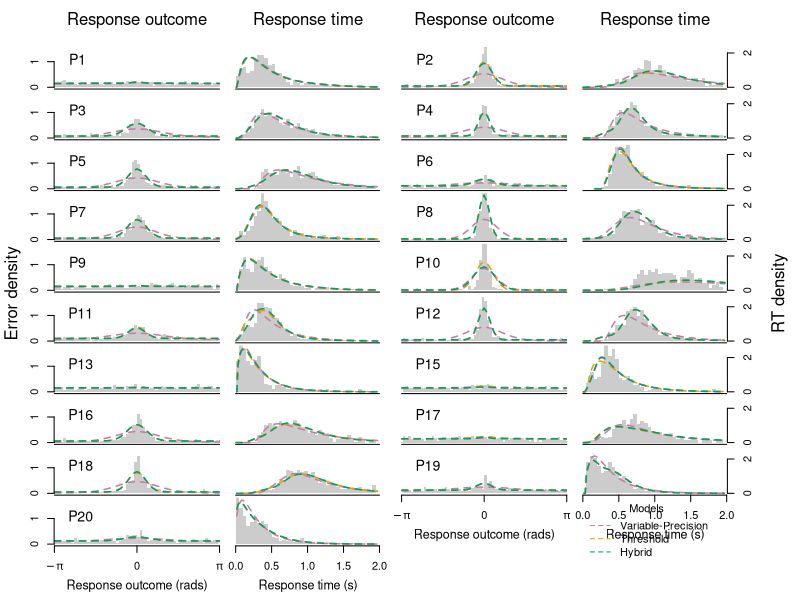

Recreate this plot in R.
## publicationfigure.R
##
## Procedures for generating publication-quality figures 
## from the marginal data and model fits
##
## Jason Zhou <jzhou AT unimelb DOT edu DOT au>

## Construct a figure based on the concatenated marginal 
## response proportions and response times from both the 
## empirical data and the circular diffusion predictions.
## This is a B.A.F = Big a** function
marginal.publication.figure <- function(data, empirical.data,
                                        filename="") {
  ## Opens a drawing device (either X11 for testing or a
  ## PDF for saving).
  if(filename == "") {
    X11() # Write to the screen
  } else {
    png(file=filename, width=8.3, height=10.7, units = "in", pointsize = 12, res = 300)
    #pdf(file=filename, width=8.3, height=10.7)
  }
  
  ## Use only the model predictions from the density data frame.
  data <- data[data$is_model, ]
  
  ## Overall charting parameters.
  NUM.BINS <- 50
  MODEL.LTY <- list(
    "Cont"=1,
    "Thresh"=2,
    "Hybrid"=3

  )
  
  MODEL.COL <- list(
    "Cont"="#CC79A7",
    "Thresh"="#E69F00",
    "Hybrid"="#009E73"
  )
  
  
  X.AXIS.CEX <- 1.0
  Y.AXIS.CEX <- 1.0
  
  
  ## Get the summary variables from the data.
  PARTICIPANTS <- unique(data$participant)
  NUM.PARTICIPANTS <- length(PARTICIPANTS)
  PARTICIPANTS.PER.ROW <- 2
  MODEL.TYPES <- unique(as.character(data$model_name))
  
  ## Compute variables required for chart layout.
  NUM.ROWS <- ceiling(NUM.PARTICIPANTS / PARTICIPANTS.PER.ROW)
  NUM.COLS <- PARTICIPANTS.PER.ROW * 2
  
  X.RESP.LOW <- -pi - 0.01
  X.RESP.HI <- pi + 0.01
  Y.RESP.LOW <- 0.0
  Y.RESP.HI <- max(data[data$is_theta, "prob"]) + 0.01
  
  X.RT.LOW <- 0.0
  X.RT.HI <- min(max(data[!data$is_theta, "value"]), 2.0) + 0.01
  Y.RT.LOW <- 0.0
  Y.RT.HI <- max(data[!data$is_theta, "prob"]) + 0.001
  
  ## Set up the global presentation parameters for the plot.
  par(mfrow=c(NUM.ROWS, NUM.COLS))
  par(mar=c(0.1, 0.1, 0.1, 0.1),
      oma=c(4, 4, 3, 4),
      xaxs="i")
  
  ## Iterate through each participant...
  for(p.idx in 1:NUM.PARTICIPANTS) {
    p <- PARTICIPANTS[p.idx]
    
    ## Get the participant's data.
    p.model <- data[(data$participant==p), ]
    p.rt.model <- p.model[(!p.model$is_theta) & (p.model$value > 0), ]
    p.resp.model <- p.model[(p.model$is_theta), ]
    p.data <- empirical.data[empirical.data$participant==p, ]
    
    #p.resp.hist <- hist(p.data$response_error, plot=FALSE)
    #p.rt.hist <- hist(p.data$response_RT, plot=FALSE)
    
    ## Plot marginal response proportion for participant.
    par(mar=c(0.1, 0.1, 0.1, 0.5))
    plot.new()
    plot.window(xlim=c(X.RESP.LOW, X.RESP.HI),
                ylim=c(Y.RESP.LOW, Y.RESP.HI))
    
    
    
    ## If this is the first row, indicate the column plot type.
    if(p %in% 1:PARTICIPANTS.PER.ROW) {
      mtext("Response outcome", side=3, line=1)
    }
    
    ## Compute and plot the empirical histograms for response error.
    resp.hist <- hist(p.data$response_error,
                      breaks=NUM.BINS,
                      plot=FALSE)
    for(b in 2:length(resp.hist$breaks)) {
      lo.break <- resp.hist$breaks[b-1]
      hi.break <- resp.hist$breaks[b]
      bar.height <- resp.hist$density[b-1]
      rect(lo.break, 0.0, hi.break, bar.height, border=NA, col="grey80")
    }
    
    ## Plot the predicted density of the models.
    for(model.type in MODEL.TYPES) {
      model.data <- p.resp.model[p.resp.model$model_name == model.type, ]
      points(model.data$value, model.data$prob, type="l", lwd = 1.5, 
             #lty=MODEL.LTY[[model.type]], 
             # I don't think the line types help differentiate models visually
             # I have them all dashed so thresh and hybrid are both visible
             lty=2,
             col=MODEL.COL[[model.type]])
    }
    
    ## Plot the participant number and data type
    mtext(paste0("P", p), side=3, cex=0.85, line=-2, adj=0.1)
    
    ## Plot the x axes (for the last two participants only)
    if(p %in% tail(PARTICIPANTS, n=PARTICIPANTS.PER.ROW)) {
      axis(side=1, at=c(-pi, 0, pi), labels=c(expression(-pi), "0", expression(pi)), 
           cex.axis=X.AXIS.CEX)
      mtext(paste("Response outcome (rads)"), side=1, cex=0.75, line=2.5)
    } else {
      axis(side=1, at=c(-pi, pi), lwd.ticks=0, labels=FALSE, cex.axis=0.75)
    }
    
    ## Plot the y axes (for the participants in the first col)
    if((p.idx %% PARTICIPANTS.PER.ROW) == 1) {
      axis(side=2, at=c(0, 1), cex.axis=Y.AXIS.CEX)
    }
    
    ## Plot marginal response time for participant.
    par(mar=c(0.1, 0.7, 0.1, 1.5))
    plot.new()
    plot.window(xlim=c(X.RT.LOW, X.RT.HI),
                ylim=c(Y.RT.LOW, Y.RT.HI))
    
    ## If this is the first row, indicate the column plot type.
    if(p %in% 1:PARTICIPANTS.PER.ROW) {
      mtext("Response time", side=3, line=1)
    }
    
    ## Compute and plot the empirical histograms for response time.
    p.data <- p.data[p.data$response_RT < 1.95,]
    
    rt.hist <- hist(p.data$response_RT, 
                    breaks=NUM.BINS,
                    plot=FALSE)
    for(b in 2:length(rt.hist$breaks)) {
      lo.break <- rt.hist$breaks[b-1]
      hi.break <- rt.hist$breaks[b]
      bar.height <- rt.hist$density[b-1]
      rect(lo.break, 0.0, hi.break, bar.height, border=NA, col="grey80")
    }
    
    ## Plot the predicted density of the models.
    p.rt.model <- p.rt.model[p.rt.model$value < 1.98,]
    
    for(model.type in MODEL.TYPES) {
      model.data <- p.rt.model[p.rt.model$model_name == model.type, ]
      points(model.data$value, model.data$prob, type="l" ,  lwd = 1.5,
             #lty=MODEL.LTY[[model.type]],
             lty=2,
             col=MODEL.COL[[model.type]])
    }
    
    ## Plot the participant number 
    ## mtext(paste0("P", p), side=3, cex=0.5, line=-2, adj=0.8)
    
    if(p %in% tail(PARTICIPANTS, n=PARTICIPANTS.PER.ROW)) {
      axis(side=1, cex.axis=X.AXIS.CEX)
      mtext(paste("Response time (s)"), side=1, cex=0.75, line=2.5)
    } else {
      axis(side=1, at=c(0, 2), lwd.ticks=0, labels=FALSE, cex.axis=0.75)
    }
    
    if((p.idx %% PARTICIPANTS.PER.ROW) == 0) {
      axis(side=4, at=c(0, 2), cex.axis=X.AXIS.CEX)
    }
  }
  
  #blank plots to fill in the space where I want the legend to go
  plot.new()
  plot.new()
  
  ## Put the outer margin axis labels.
  mtext("Error density", side=2, line=2,outer=TRUE, padj = -0.5)
  mtext("RT density", side=4, line=2, outer=TRUE)
  ##mtext("Response time/response error", side=1, line=2, outer=TRUE)
  
  #allow clipping
  par(xpd = NA)
  ## Add in legend
  legend("bottomright", inset = c(0.1,-0.4), legend=c("Variable-Precision", "Threshold", "Hybrid"),
         col=c("#CC79A7","#E69F00","#009E73"), lty=c(2,2,2), bty = "n",cex=X.AXIS.CEX, title="Models")
  
  ## If we're writing to a file (i.e. a PDF), close the device.
  if(filename != "") {
    dev.off()
  }
}

## Read in model predictions
Cont <- read.csv('2020-02-10-19-28_Cont_Marginal_pooled.csv')
Thresh <- read.csv('2020-02-10-19-28_Thresh_Marginal_pooled.csv')
Hybrid <- read.csv('2020-02-10-19-29_Hybrid_Marginal_pooled.csv')

models <- rbind(Cont,Thresh,Hybrid)
models$is_theta <- models$is_theta == ' true'
models$is_model <- models$is_model == ' true'
## Read in empirical data
dataset <- read.csv('dataFiltered3.csv')

marginal.publication.figure(models, dataset,'marginal_plot_final.png')